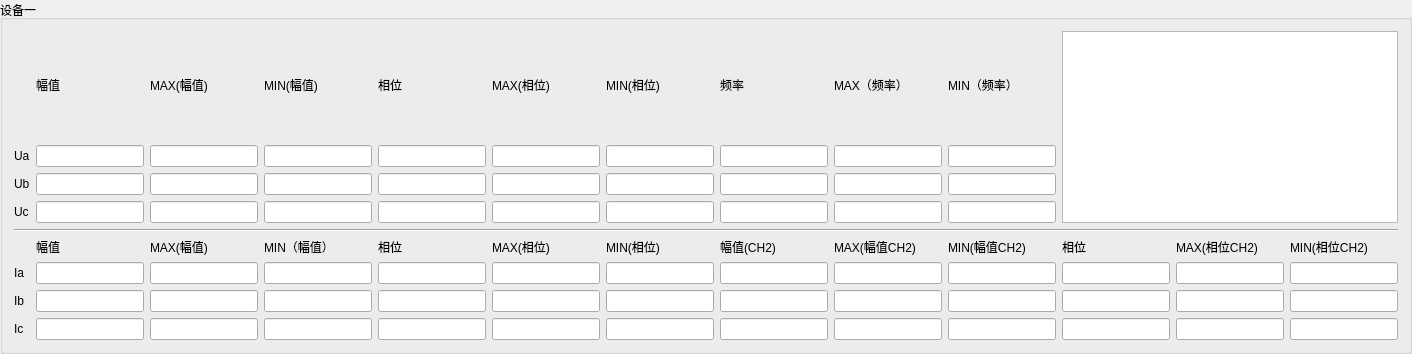
       <widget class="QGroupBox" name="groupBox_4">
        <property name="title">
         <string>设备一</string>
        </property>
        <layout class="QGridLayout" name="gridLayout_4">
         <item row="0" column="1">
          <widget class="QLabel" name="label">
           <property name="text">
            <string>幅值</string>
           </property>
          </widget>
         </item>
         <item row="0" column="2">
          <widget class="QLabel" name="label_15">
           <property name="text">
            <string>MAX(幅值)</string>
           </property>
          </widget>
         </item>
         <item row="0" column="3">
          <widget class="QLabel" name="label_14">
           <property name="text">
            <string>MIN(幅值)</string>
           </property>
          </widget>
         </item>
         <item row="9" column="1">
          <widget class="QLineEdit" name="Dev1IbCurrentEdit"/>
         </item>
         <item row="9" column="2">
          <widget class="QLineEdit" name="Dev1IbCurrentMaxEdit"/>
         </item>
         <item row="9" column="3">
          <widget class="QLineEdit" name="Dev1IbCurrentMinEdit"/>
         </item>
         <item row="9" column="4">
          <widget class="QLineEdit" name="Dev1IbPaseEdit"/>
         </item>
         <item row="9" column="5">
          <widget class="QLineEdit" name="Dev1IbPaseMaxEdit"/>
         </item>
         <item row="9" column="6">
          <widget class="QLineEdit" name="Dev1IbPaseMinEdit"/>
         </item>
         <item row="9" column="7">
          <widget class="QLineEdit" name="Dev1IbCurrentEdit_CH2"/>
         </item>
         <item row="9" column="8">
          <widget class="QLineEdit" name="Dev1IbCurrentMaxEdit_CH2"/>
         </item>
         <item row="9" column="9">
          <widget class="QLineEdit" name="Dev1IbCurrentMinEdit_CH2"/>
         </item>
         <item row="9" column="10">
          <widget class="QLineEdit" name="Dev1IbPhaseEdit_CH2"/>
         </item>
         <item row="9" column="11">
          <widget class="QLineEdit" name="Dev1IbPhaseMaxEdit_CH2"/>
         </item>
         <item row="9" column="12">
          <widget class="QLineEdit" name="Dev1IbPhaseMinEdit_CH2"/>
         </item>
         <item row="10" column="0">
          <widget class="QLabel" name="label_7">
           <property name="text">
            <string>Ic</string>
           </property>
          </widget>
         </item>
         <item row="10" column="1">
          <widget class="QLineEdit" name="Dev1IcCurrentEdit"/>
         </item>
         <item row="10" column="2">
          <widget class="QLineEdit" name="Dev1IcCurrentMaxEdit"/>
         </item>
         <item row="10" column="3">
          <widget class="QLineEdit" name="Dev1IcCurrentMinEdit"/>
         </item>
         <item row="10" column="4">
          <widget class="QLineEdit" name="Dev1IcPaseEdit"/>
         </item>
         <item row="10" column="5">
          <widget class="QLineEdit" name="Dev1IcPaseMaxEdit"/>
         </item>
         <item row="10" column="6">
          <widget class="QLineEdit" name="Dev1IcPaseMinEdit"/>
         </item>
         <item row="10" column="7">
          <widget class="QLineEdit" name="Dev1IcCurrentEdit_CH2"/>
         </item>
         <item row="10" column="8">
          <widget class="QLineEdit" name="Dev1IcCurrentMaxEdit_CH2"/>
         </item>
         <item row="10" column="9">
          <widget class="QLineEdit" name="Dev1IcCurrentMinEdit_CH2"/>
         </item>
         <item row="10" column="10">
          <widget class="QLineEdit" name="Dev1IcPhaseEdit_CH2"/>
         </item>
         <item row="10" column="11">
          <widget class="QLineEdit" name="Dev1IcPhaseMaxEdit_CH2"/>
         </item>
         <item row="10" column="12">
          <widget class="QLineEdit" name="Dev1IcPhaseMinEdit_CH2"/>
         </item>
         <item row="0" column="4">
          <widget class="QLabel" name="label_13">
           <property name="text">
            <string>相位</string>
           </property>
          </widget>
         </item>
         <item row="0" column="5">
          <widget class="QLabel" name="label_12">
           <property name="text">
            <string>MAX(相位)</string>
           </property>
          </widget>
         </item>
         <item row="0" column="6">
          <widget class="QLabel" name="label_11">
           <property name="text">
            <string>MIN(相位)</string>
           </property>
          </widget>
         </item>
         <item row="0" column="7">
          <widget class="QLabel" name="label_10">
           <property name="text">
            <string>频率</string>
           </property>
          </widget>
         </item>
         <item row="0" column="8">
          <widget class="QLabel" name="label_8">
           <property name="text">
            <string>MAX（频率）</string>
           </property>
          </widget>
         </item>
         <item row="0" column="9">
          <widget class="QLabel" name="label_9">
           <property name="text">
            <string>MIN（频率）</string>
           </property>
          </widget>
         </item>
         <item row="0" column="10" rowspan="4" colspan="3">
          <widget class="QTextEdit" name="Dev1SourceDataTEdit"/>
         </item>
         <item row="1" column="0">
          <widget class="QLabel" name="label_2">
           <property name="text">
            <string>Ua</string>
           </property>
          </widget>
         </item>
         <item row="1" column="1">
          <widget class="QLineEdit" name="Dev1UaVolatageEdit"/>
         </item>
         <item row="1" column="2">
          <widget class="QLineEdit" name="Dev1UaVolatageMaxEdit"/>
         </item>
         <item row="1" column="3">
          <widget class="QLineEdit" name="Dev1UaVolatageMinEdit"/>
         </item>
         <item row="1" column="4">
          <widget class="QLineEdit" name="Dev1UaPhaseEdit"/>
         </item>
         <item row="1" column="5">
          <widget class="QLineEdit" name="Dev1UaPhaseMaxEdit"/>
         </item>
         <item row="1" column="6">
          <widget class="QLineEdit" name="Dev1UaPhaseMinEdit"/>
         </item>
         <item row="1" column="7">
          <widget class="QLineEdit" name="Dev1UaFreqEdit"/>
         </item>
         <item row="1" column="8">
          <widget class="QLineEdit" name="Dev1UaFreqMaxEdit"/>
         </item>
         <item row="1" column="9">
          <widget class="QLineEdit" name="Dev1UaFreqMinEdit"/>
         </item>
         <item row="2" column="0">
          <widget class="QLabel" name="label_3">
           <property name="text">
            <string>Ub</string>
           </property>
          </widget>
         </item>
         <item row="2" column="1">
          <widget class="QLineEdit" name="Dev1UbVolatageEdit"/>
         </item>
         <item row="2" column="2">
          <widget class="QLineEdit" name="Dev1UbVolatageMaxEdit"/>
         </item>
         <item row="2" column="3">
          <widget class="QLineEdit" name="Dev1UbVolatageMinEdit"/>
         </item>
         <item row="2" column="4">
          <widget class="QLineEdit" name="Dev1UbPhaseEdit"/>
         </item>
         <item row="2" column="5">
          <widget class="QLineEdit" name="Dev1UbPhaseMaxEdit"/>
         </item>
         <item row="2" column="6">
          <widget class="QLineEdit" name="Dev1UbPhaseMinEdit"/>
         </item>
         <item row="2" column="7">
          <widget class="QLineEdit" name="Dev1UbFreqEdit"/>
         </item>
         <item row="2" column="8">
          <widget class="QLineEdit" name="Dev1UbFreqMaxEdit"/>
         </item>
         <item row="2" column="9">
          <widget class="QLineEdit" name="Dev1UbFreqMinEdit"/>
         </item>
         <item row="3" column="0">
          <widget class="QLabel" name="label_4">
           <property name="text">
            <string>Uc</string>
           </property>
          </widget>
         </item>
         <item row="3" column="1">
          <widget class="QLineEdit" name="Dev1UcVolatageEdit"/>
         </item>
         <item row="3" column="2">
          <widget class="QLineEdit" name="Dev1UcVolatageMaxEdit"/>
         </item>
         <item row="3" column="3">
          <widget class="QLineEdit" name="Dev1UcVolatageMinEdit"/>
         </item>
         <item row="3" column="4">
          <widget class="QLineEdit" name="Dev1UcPhaseEdit"/>
         </item>
         <item row="3" column="5">
          <widget class="QLineEdit" name="Dev1UcPhaseMaxEdit"/>
         </item>
         <item row="3" column="6">
          <widget class="QLineEdit" name="Dev1UcPhaseMinEdit"/>
         </item>
         <item row="3" column="7">
          <widget class="QLineEdit" name="Dev1UcFreqEdit"/>
         </item>
         <item row="3" column="8">
          <widget class="QLineEdit" name="Dev1UcFreqMaxEdit"/>
         </item>
         <item row="3" column="9">
          <widget class="QLineEdit" name="Dev1UcFreqMinEdit"/>
         </item>
         <item row="4" column="0" rowspan="3" colspan="13">
          <widget class="Line" name="line">
           <property name="orientation">
            <enum>Qt::Horizontal</enum>
           </property>
          </widget>
         </item>
         <item row="8" column="0">
          <widget class="QLabel" name="label_5">
           <property name="text">
            <string>Ia</string>
           </property>
          </widget>
         </item>
         <item row="8" column="1">
          <widget class="QLineEdit" name="Dev1IaCurrentEdit"/>
         </item>
         <item row="8" column="2">
          <widget class="QLineEdit" name="Dev1IaCurrentMaxEdit"/>
         </item>
         <item row="8" column="3">
          <widget class="QLineEdit" name="Dev1IaCurrentMinEdit"/>
         </item>
         <item row="8" column="4">
          <widget class="QLineEdit" name="Dev1IaPaseEdit"/>
         </item>
         <item row="8" column="5">
          <widget class="QLineEdit" name="Dev1IaPaseMaxEdit"/>
         </item>
         <item row="8" column="6">
          <widget class="QLineEdit" name="Dev1IaPaseMinEdit"/>
         </item>
         <item row="8" column="7">
          <widget class="QLineEdit" name="Dev1IaCurrentEdit_CH2"/>
         </item>
         <item row="8" column="8">
          <widget class="QLineEdit" name="Dev1IaCurrentMaxEdit_CH2"/>
         </item>
         <item row="8" column="9">
          <widget class="QLineEdit" name="Dev1IaCurrentMinEdit_CH2"/>
         </item>
         <item row="8" column="10">
          <widget class="QLineEdit" name="Dev1IaPhaseEdit_CH2"/>
         </item>
         <item row="8" column="11">
          <widget class="QLineEdit" name="Dev1IaPhaseMaxEdit_CH2"/>
         </item>
         <item row="8" column="12">
          <widget class="QLineEdit" name="Dev1IaPhaseMinEdit_CH2"/>
         </item>
         <item row="9" column="0">
          <widget class="QLabel" name="label_6">
           <property name="text">
            <string>Ib</string>
           </property>
          </widget>
         </item>
         <item row="7" column="1">
          <widget class="QLabel" name="label_16">
           <property name="text">
            <string>幅值</string>
           </property>
          </widget>
         </item>
         <item row="7" column="6">
          <widget class="QLabel" name="label_21">
           <property name="text">
            <string>MIN(相位)</string>
           </property>
          </widget>
         </item>
         <item row="7" column="7">
          <widget class="QLabel" name="label_22">
           <property name="text">
            <string>幅值(CH2)</string>
           </property>
          </widget>
         </item>
         <item row="7" column="8">
          <widget class="QLabel" name="label_23">
           <property name="text">
            <string>MAX(幅值CH2)</string>
           </property>
          </widget>
         </item>
         <item row="7" column="9">
          <widget class="QLabel" name="label_24">
           <property name="text">
            <string>MIN(幅值CH2)</string>
           </property>
          </widget>
         </item>
         <item row="7" column="3">
          <widget class="QLabel" name="label_18">
           <property name="text">
            <string>MIN（幅值）</string>
           </property>
          </widget>
         </item>
         <item row="7" column="4">
          <widget class="QLabel" name="label_19">
           <property name="text">
            <string>相位</string>
           </property>
          </widget>
         </item>
         <item row="7" column="5">
          <widget class="QLabel" name="label_20">
           <property name="text">
            <string>MAX(相位)</string>
           </property>
          </widget>
         </item>
         <item row="7" column="2">
          <widget class="QLabel" name="label_17">
           <property name="text">
            <string>MAX(幅值)</string>
           </property>
          </widget>
         </item>
         <item row="7" column="10">
          <widget class="QLabel" name="label_25">
           <property name="text">
            <string>相位</string>
           </property>
          </widget>
         </item>
         <item row="7" column="11">
          <widget class="QLabel" name="label_26">
           <property name="text">
            <string>MAX(相位CH2)</string>
           </property>
          </widget>
         </item>
         <item row="7" column="12">
          <widget class="QLabel" name="label_27">
           <property name="text">
            <string>MIN(相位CH2)</string>
           </property>
          </widget>
         </item>
        </layout>
        <zorder>label_3</zorder>
        <zorder>label_4</zorder>
        <zorder>label_6</zorder>
        <zorder>label_7</zorder>
        <zorder>label</zorder>
        <zorder>label_8</zorder>
        <zorder>label_9</zorder>
        <zorder>label_2</zorder>
        <zorder>label_10</zorder>
        <zorder>label_11</zorder>
        <zorder>label_12</zorder>
        <zorder>label_13</zorder>
        <zorder>label_14</zorder>
        <zorder>label_15</zorder>
        <zorder>Dev1UaVolatageEdit</zorder>
        <zorder>Dev1UaVolatageMaxEdit</zorder>
        <zorder>Dev1UaVolatageMinEdit</zorder>
        <zorder>Dev1UaPhaseEdit</zorder>
        <zorder>Dev1UaPhaseMaxEdit</zorder>
        <zorder>Dev1UaPhaseMinEdit</zorder>
        <zorder>Dev1UaFreqEdit</zorder>
        <zorder>Dev1UaFreqMaxEdit</zorder>
        <zorder>Dev1UaFreqMinEdit</zorder>
        <zorder>Dev1UbVolatageEdit</zorder>
        <zorder>line</zorder>
        <zorder>label_5</zorder>
        <zorder>Dev1IaCurrentEdit</zorder>
        <zorder>Dev1IaCurrentMaxEdit</zorder>
        <zorder>Dev1IaCurrentMinEdit</zorder>
        <zorder>Dev1IaPaseEdit</zorder>
        <zorder>Dev1IaPaseMaxEdit</zorder>
        <zorder>Dev1IaPaseMinEdit</zorder>
        <zorder>Dev1IaCurrentEdit_CH2</zorder>
        <zorder>Dev1IaCurrentMaxEdit_CH2</zorder>
        <zorder>Dev1IaCurrentMinEdit_CH2</zorder>
        <zorder>Dev1IaPhaseEdit_CH2</zorder>
        <zorder>Dev1IaPhaseMaxEdit_CH2</zorder>
        <zorder>Dev1IaPhaseMinEdit_CH2</zorder>
        <zorder>Dev1UbVolatageMaxEdit</zorder>
        <zorder>Dev1UbVolatageMinEdit</zorder>
        <zorder>Dev1UcVolatageEdit</zorder>
        <zorder>Dev1UcVolatageMaxEdit</zorder>
        <zorder>Dev1UcVolatageMinEdit</zorder>
        <zorder>Dev1UbPhaseEdit</zorder>
        <zorder>Dev1UcPhaseEdit</zorder>
        <zorder>Dev1UbPhaseMaxEdit</zorder>
        <zorder>Dev1UcPhaseMaxEdit</zorder>
        <zorder>Dev1UbPhaseMinEdit</zorder>
        <zorder>Dev1UcPhaseMinEdit</zorder>
        <zorder>Dev1UbFreqEdit</zorder>
        <zorder>Dev1UcFreqMinEdit</zorder>
        <zorder>Dev1UcFreqEdit</zorder>
        <zorder>Dev1UcFreqMaxEdit</zorder>
        <zorder>Dev1UbFreqMaxEdit</zorder>
        <zorder>Dev1UbFreqMinEdit</zorder>
        <zorder>Dev1IbCurrentEdit</zorder>
        <zorder>Dev1IcCurrentEdit</zorder>
        <zorder>Dev1IbCurrentMaxEdit</zorder>
        <zorder>Dev1IcCurrentMaxEdit</zorder>
        <zorder>Dev1IbCurrentMinEdit</zorder>
        <zorder>Dev1IcCurrentMinEdit</zorder>
        <zorder>Dev1IbPaseEdit</zorder>
        <zorder>Dev1IcPaseEdit</zorder>
        <zorder>Dev1IbPaseMaxEdit</zorder>
        <zorder>Dev1IcPaseMaxEdit</zorder>
        <zorder>Dev1IbPaseMinEdit</zorder>
        <zorder>Dev1IcPaseMinEdit</zorder>
        <zorder>Dev1IbCurrentEdit_CH2</zorder>
        <zorder>Dev1IcCurrentEdit_CH2</zorder>
        <zorder>Dev1IbCurrentMaxEdit_CH2</zorder>
        <zorder>Dev1IcCurrentMaxEdit_CH2</zorder>
        <zorder>Dev1IbCurrentMinEdit_CH2</zorder>
        <zorder>Dev1IcCurrentMinEdit_CH2</zorder>
        <zorder>Dev1IbPhaseEdit_CH2</zorder>
        <zorder>Dev1IcPhaseEdit_CH2</zorder>
        <zorder>Dev1IbPhaseMaxEdit_CH2</zorder>
        <zorder>Dev1IcPhaseMinEdit_CH2</zorder>
        <zorder>Dev1IcPhaseMaxEdit_CH2</zorder>
        <zorder>Dev1IbPhaseMinEdit_CH2</zorder>
        <zorder>Dev1SourceDataTEdit</zorder>
        <zorder>label_16</zorder>
        <zorder>label_17</zorder>
        <zorder>label_18</zorder>
        <zorder>label_19</zorder>
        <zorder>label_20</zorder>
        <zorder>label_21</zorder>
        <zorder>label_22</zorder>
        <zorder>label_23</zorder>
        <zorder>label_24</zorder>
        <zorder>label_25</zorder>
        <zorder>label_26</zorder>
        <zorder>label_27</zorder>
       </widget>
